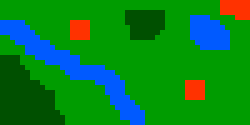
#> input picture assets/maps/01.bmp, 50 x 25 px (shown 5 times larger)
$ python convert.py 01.bmp out.png
#> lines starting #> are read from the running program, lines starting #| are printed output that depends on the picture
import sys

from PIL import Image
import numpy as np

from matplotlib import pyplot as plt

with Image.open(sys.argv[1]) as im:
#> im is the input picture: PIL image 50x25 RGB; mean R, G, B 10.8, 132, 36.3
    im.convert("RGB")
    im = np.asarray(im)
    out = np.zeros(im.shape[:2], dtype=np.uint8)
    for i in range(im.shape[0]):
        for j in range(im.shape[1]):
            if im[i, j, 0] == 0 and im[i, j, 1] == 80 and im[i, j, 2] == 0:
                out[i, j] = 1
            elif im[i, j, 0] == 255 and im[i, j, 1] == 50 and im[i, j, 2] == 0:
                out[i, j] = 2
            elif im[i, j, 0] == 0 and im[i, j, 1] == 90 and im[i, j, 2] == 255:
                out[i, j] = 3
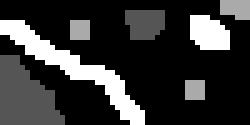
#> out: shape (25, 50) (shown 5 times larger); min 0, max 3, mean 0.645; drawn with min black and max white
    plt.imshow(out, cmap="gray")
    plt.show()
    out_im = Image.fromarray(out)
    out_im.save(sys.argv[2], format="bmp")

$ run again, on assets/maps/02rs.png
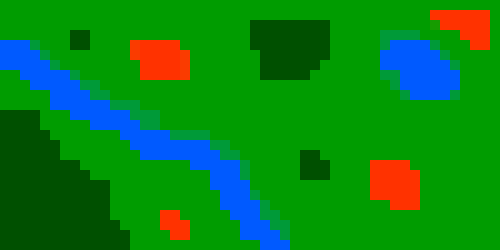
#> input picture assets/maps/02rs.png, 500 x 250 px
#> im is the input picture: PIL image 500x250 RGB; mean R, G, B 13.5, 132.7, 28.4
#> after the loop `for i in range(im.shape[0]):`:
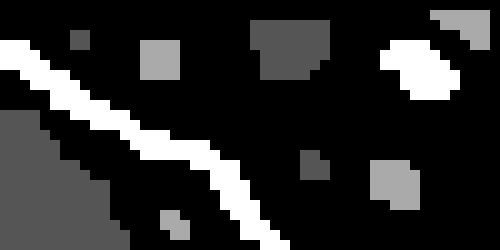
#> out: shape (250, 500); min 0, max 3, mean 0.55; drawn with min black and max white
